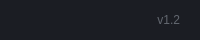
        <widget class="QFrame" name="frame_low">
         <property name="sizePolicy">
          <sizepolicy hsizetype="Preferred" vsizetype="Preferred">
           <horstretch>0</horstretch>
           <verstretch>0</verstretch>
          </sizepolicy>
         </property>
         <property name="minimumSize">
          <size>
           <width>0</width>
           <height>40</height>
          </size>
         </property>
         <property name="maximumSize">
          <size>
           <width>16777215</width>
           <height>40</height>
          </size>
         </property>
         <property name="styleSheet">
          <string notr="true">background-color: rgb(27, 29, 35);</string>
         </property>
         <property name="frameShape">
          <enum>QFrame::Shape::NoFrame</enum>
         </property>
         <property name="frameShadow">
          <enum>QFrame::Shadow::Raised</enum>
         </property>
         <layout class="QHBoxLayout" name="horizontalLayout_6">
          <property name="spacing">
           <number>0</number>
          </property>
          <property name="leftMargin">
           <number>0</number>
          </property>
          <property name="topMargin">
           <number>0</number>
          </property>
          <property name="rightMargin">
           <number>0</number>
          </property>
          <property name="bottomMargin">
           <number>0</number>
          </property>
          <item>
           <widget class="QPushButton" name="btn_info_popup">
            <property name="minimumSize">
             <size>
              <width>50</width>
              <height>40</height>
             </size>
            </property>
            <property name="maximumSize">
             <size>
              <width>50</width>
              <height>40</height>
             </size>
            </property>
            <property name="text">
             <string/>
            </property>
            <property name="icon">
             <iconset resource="files.qrc">
              <normaloff>:/icons/icons/info-40.svg</normaloff>:/icons/icons/info-40.svg</iconset>
            </property>
            <property name="iconSize">
             <size>
              <width>35</width>
              <height>35</height>
             </size>
            </property>
            <property name="flat">
             <bool>true</bool>
            </property>
           </widget>
          </item>
          <item>
           <spacer name="horizontalSpacer">
            <property name="orientation">
             <enum>Qt::Orientation::Horizontal</enum>
            </property>
            <property name="sizeHint" stdset="0">
             <size>
              <width>40</width>
              <height>20</height>
             </size>
            </property>
           </spacer>
          </item>
          <item>
           <widget class="QLabel" name="label_version">
            <property name="maximumSize">
             <size>
              <width>100</width>
              <height>16777215</height>
             </size>
            </property>
            <property name="font">
             <font>
              <family>Segoe UI</family>
             </font>
            </property>
            <property name="styleSheet">
             <string notr="true">color: rgb(98, 103, 111);</string>
            </property>
            <property name="text">
             <string>v1.2</string>
            </property>
            <property name="alignment">
             <set>Qt::AlignmentFlag::AlignRight|Qt::AlignmentFlag::AlignTrailing|Qt::AlignmentFlag::AlignVCenter</set>
            </property>
           </widget>
          </item>
          <item>
           <widget class="QFrame" name="frame_size_grip">
            <property name="minimumSize">
             <size>
              <width>20</width>
              <height>20</height>
             </size>
            </property>
            <property name="maximumSize">
             <size>
              <width>20</width>
              <height>20</height>
             </size>
            </property>
            <property name="toolTip">
             <string>&lt;html&gt;&lt;head/&gt;&lt;body&gt;&lt;p&gt;Change window size&lt;/p&gt;&lt;/body&gt;&lt;/html&gt;</string>
            </property>
            <property name="styleSheet">
             <string notr="true">QSizeGrip {
	background-image: url(:/icons/icons/ico-size-grip.png);
	background-position: center;
	background-repeat: no-reperat;
}</string>
            </property>
            <property name="frameShape">
             <enum>QFrame::Shape::NoFrame</enum>
            </property>
            <property name="frameShadow">
             <enum>QFrame::Shadow::Raised</enum>
            </property>
           </widget>
          </item>
         </layout>
        </widget>
